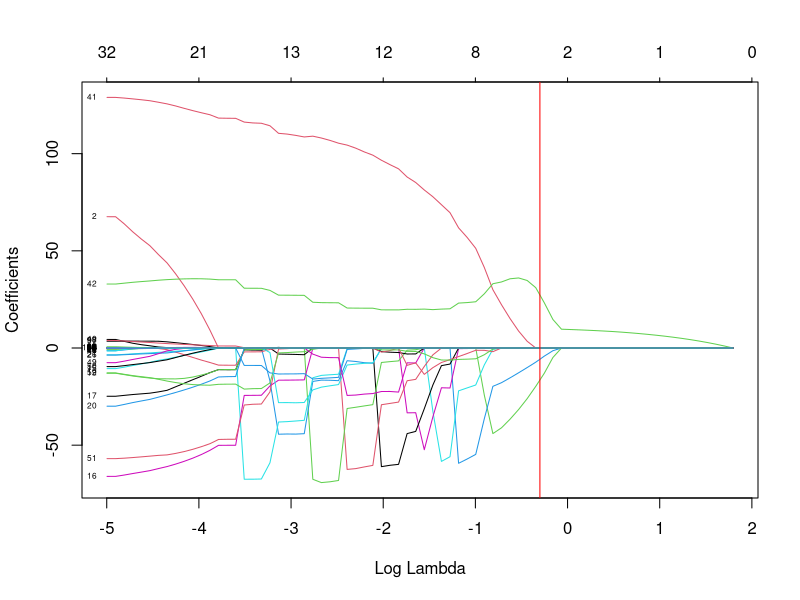
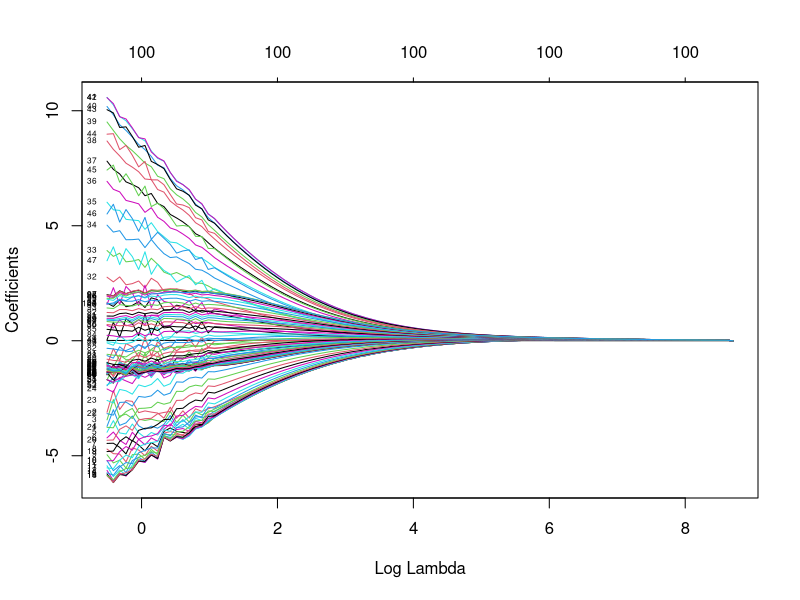
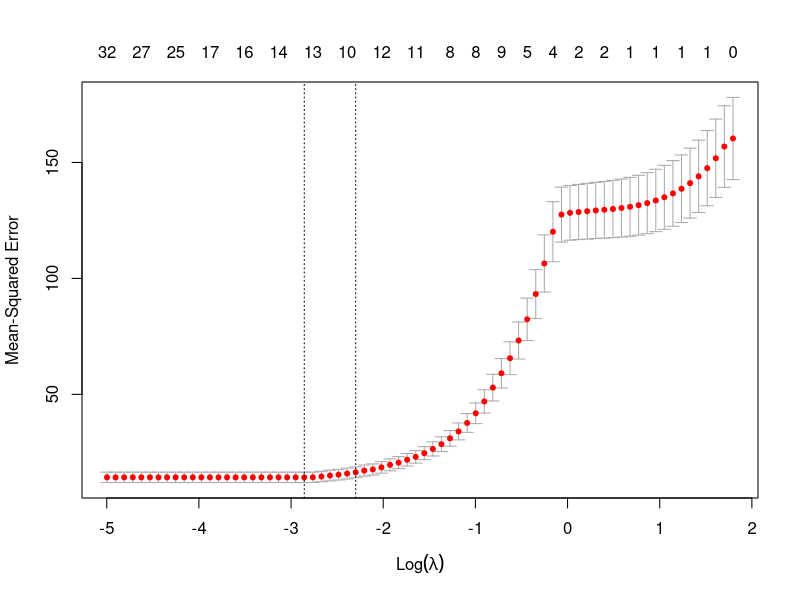
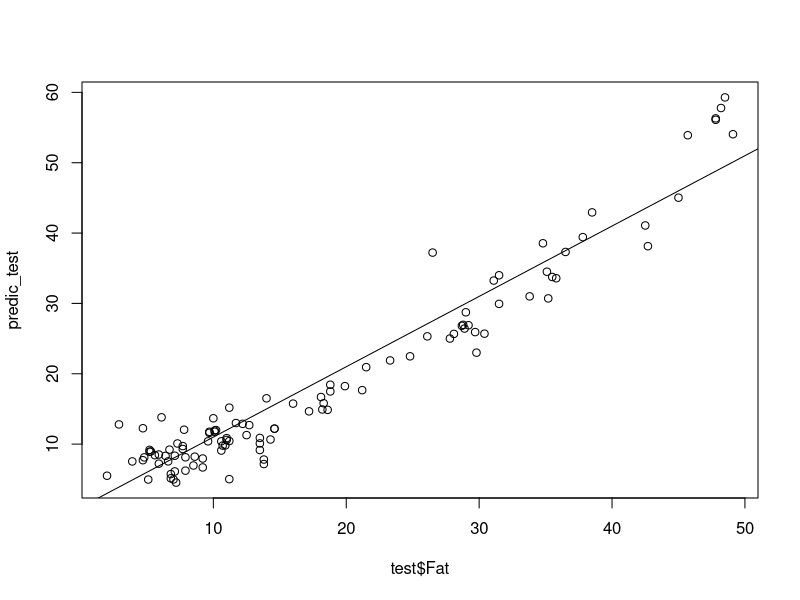

Source code (R) for these figures, in order:
## ---- chunk 1
knitr::opts_chunk$set(echo = TRUE)
## ---- chunk 2
library(glmnet)
library(ggplot2)
## ---- chunk 3
# 1.0
data=read.csv("tecator.csv")

n=dim(data)[1]
set.seed(12345)
id=sample(1:n, floor(n*0.5))
train=data[id,]
test=data[-id,]

## ---- chunk 4
# 1.1
lin_mod <- lm(Fat ~ . -Moisture -Protein, data = train)
#summary(lin_mod)

predic_train <- predict.lm(lin_mod, train)
train_error <- mean((train$Fat - predic_train)^2)
cat("train error (using predict()):", train_error, "\n")
fitted_train <- fitted(lin_mod, train)
train_error2 <- mean((train$Fat - fitted_train)^2)
cat("train error (using fitted()):", train_error2, "\n")

predic_test <- predict.lm(lin_mod, test)
test_error <- mean((test$Fat - predic_test)^2)
cat("test error (using predic()):", test_error, "\n")
fitted_test <- fitted(lin_mod, test)
test_error2 <- mean((test$Fat - fitted_test)^2)
cat("test error (using fitted()):", test_error2, "\n")

## ---- chunk 5
# 1.3
lasso <- glmnet(as.matrix(train[,1:100]), train$Fat, alpha = 1)
plot(lasso, xvar = "lambda", label = TRUE)
#add an x=0.4 line
abline(v = -0.3, col = "red")

## ---- chunk 6
# 1.4
ridge <- glmnet(as.matrix(train[,1:100]), train$Fat, alpha = 0)
plot(ridge, xvar = "lambda", label = TRUE)

## ---- chunk 7
# 1.5
cv_lasso <- cv.glmnet(as.matrix(train[,1:100]), train$Fat, alpha = 1)
plot(cv_lasso)
best_lambda <- cv_lasso$lambda.min
cat("best lambda:", best_lambda, "\n")
## ---- chunk 8
coef(cv_lasso, s = "lambda.min")

## ---- chunk 9
predic_test <- predict(cv_lasso, newx = as.matrix(test[,1:100]), s = "lambda.min")
plot(test$Fat, predic_test) + abline(1, 1)

